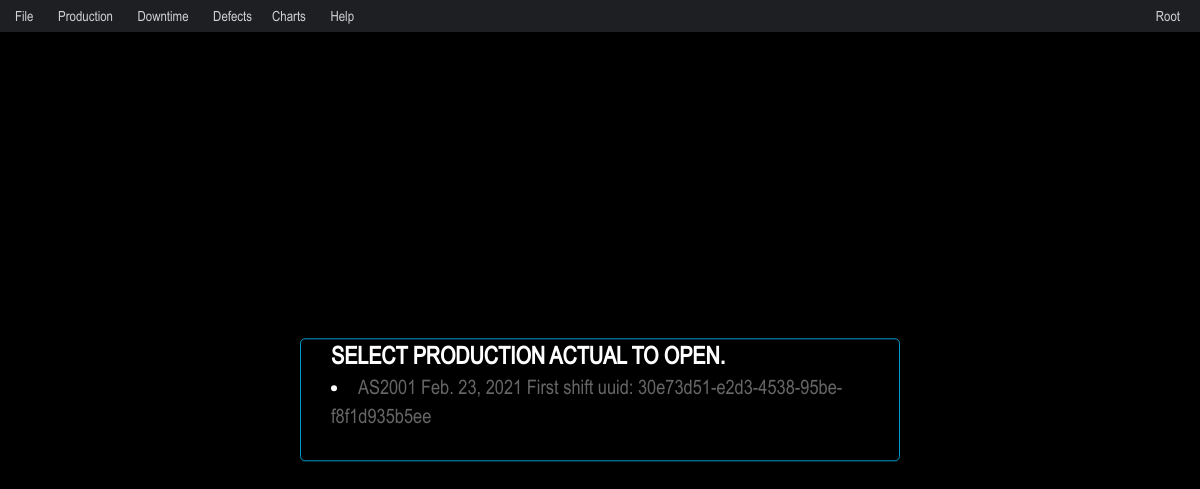
The app's page /ProductionActual/open/ (signed in) with its own data.
### productionactual/models.py (models this page shows, shortened)
class ProductionActual(models.Model):
    id = models.UUIDField(primary_key=True, default=uuid.uuid4, help_text="Unique ID for this particular ProductionActual")
    pa_date = models.DateField('production actual date')
    assembly_line_number = models.ForeignKey(AssemblyLine, on_delete=models.CASCADE)
    shift = models.ForeignKey(Shift, on_delete=models.CASCADE)
    user = models.ForeignKey(User, on_delete=models.CASCADE)

class AssemblyLine(models.Model):
    department = models.ForeignKey(Department, on_delete=models.CASCADE)
    line_name = models.CharField(max_length=6)
    def __str__(self):
        return self.line_name

class Shift(models.Model):
    shift_number = models.IntegerField()
    shift_name = models.CharField(max_length=15)
    def __str__(self):
        return self.shift_name

### productionactual/views.py (the view)
# urls.py: path('open/', views.OpenProductionActualView.as_view(), name='OpenProductionActual'),
class OpenProductionActualView(generic.ListView):
    template_name = 'productionactual/openproductionactual.html'
    context_object_name = 'latest_pa_list'
    def get_queryset(self):
        return ProductionActual.objects.filter(pa_date__lte=timezone.now()).order_by('-pa_date')[:50]

### templates/productionactual/openproductionactual.html (shortened to what this page needs)
{% extends 'smenu.html' %}
{% block content %}
{% if user.is_authenticated %}
<div class="modal-content">
    <div>
        <h3 class="modal-title">Select Production Actual to open.</h3>
        {% for ProductionActual in latest_pa_list %}
        <li><a href="{% url 'ProductionActual' ProductionActual.id %}"> {{ ProductionActual.assembly_line_number }} {{ ProductionActual.pa_date }}  {{ ProductionActual.shift }} shift uuid: {{ ProductionActual.id }}</a></li>
    {% endfor %}
    </div>
</div>
{% endif %}
{% endblock %}

### templates/smenu.html (shortened to what this page needs)
{% extends 'base.html' %}
{% block menu %}
{% if user.is_authenticated %}
<ul id="smenu" class="smenu active">
<li>
    <a>File</a>
  </li>
  <li>
      <a>Production</a>
  </li>
  <li>
      <a>Downtime</a>
  </li>
  <li>
      <a>Defects</a>
  <li>
      <a>Charts</a>
  </li>
  <li>
      <a>Help</a>
  </li>
  <li class="menu-float-right">
      <a>{{ user.username }}</a>
  </li>
</ul>
{% endif %}
{% endblock %}

### productionactual/static/productionactual/style.css (style rules this page uses)
:root { --accent-color:#09c; --accent-light-color:#00a3da }
* { -webkit-tap-highlight-color:rgba(0,0,0,0); -webkit-user-drag:none; -moz-user-drag:none; -webkit-box-sizing:border-box; -moz-box-sizing:border-box; box-sizing:border-box; -ms-touch-action:manipulation; touch-action:manipulation; vertical-align:top; font-weight:400; outline:none }
body,html { margin:0; padding:0; height:100%; width:100%; color:#fff; font-size:20px; background-color:#000; font-family:Arial Narrow; }
h1,h2,h3,h4,h5,h1.login-title { text-transform:uppercase; font-weight:700; margin:0 }
a { color: #666; }
.menu-float-right { float: right; margin-right: 10px; }
.modal-content { padding:0 30px 30px 30px; max-width: 90%; max-height: 90%; overflow:auto; background-color: #fefefe; border: 1px solid #09c; border-radius:5px; background-color: rgb(0, 0, 0); position:absolute; top: 50%; left: 50%; -ms-transform: translate(-50%, -50%); transform: translate(-50%, -50%); }
#smenu { padding-left: 5px; background-color: #1d1f22; height: 32px }
ol, ul { list-style: none; list-style-image: none }
.smenu { display: block; z-index: 99 }
.smenu, .smenu li { position: relative }
.smenu li { display: inline-block }
.smenu a, .overflow-smenu a { height: 32px; line-height: 32px; display: block; cursor: pointer; padding: 0 10px; color: hsla(0, 0%, 100%, .8); font-size: 14px; text-decoration: none; text-transform: capitalize; }

### records on screen
ProductionActual: assembly_line_number "AS2001", pa_date "Feb. 23, 2021", shift "First", id "30e73d51-e2d3-4538-95be-f8f1d935b5ee"

### other values on screen
{{ user.username }} "Root"
